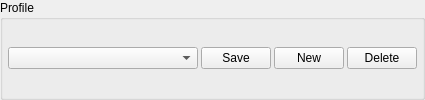
         <widget class="QGroupBox" name="profilesGroup">
          <property name="minimumSize">
           <size>
            <width>0</width>
            <height>0</height>
           </size>
          </property>
          <property name="title">
           <string>Profile</string>
          </property>
          <layout class="QHBoxLayout" name="horizontalLayout_4" stretch="2,0,0,0">
           <property name="spacing">
            <number>3</number>
           </property>
           <property name="leftMargin">
            <number>5</number>
           </property>
           <property name="topMargin">
            <number>5</number>
           </property>
           <property name="rightMargin">
            <number>5</number>
           </property>
           <property name="bottomMargin">
            <number>5</number>
           </property>
           <item>
            <widget class="QComboBox" name="comboProfiles">
             <property name="minimumContentsLength">
              <number>20</number>
             </property>
            </widget>
           </item>
           <item>
            <widget class="QPushButton" name="buttonProfilesSave">
             <property name="maximumSize">
              <size>
               <width>68</width>
               <height>16777215</height>
              </size>
             </property>
             <property name="styleSheet">
              <string notr="true">min-width: 68px;</string>
             </property>
             <property name="text">
              <string>Save</string>
             </property>
            </widget>
           </item>
           <item>
            <widget class="QPushButton" name="buttonProfilesNew">
             <property name="maximumSize">
              <size>
               <width>68</width>
               <height>16777215</height>
              </size>
             </property>
             <property name="styleSheet">
              <string notr="true">min-width: 68px;</string>
             </property>
             <property name="text">
              <string>New</string>
             </property>
            </widget>
           </item>
           <item>
            <widget class="QPushButton" name="buttonProfilesDelete">
             <property name="maximumSize">
              <size>
               <width>68</width>
               <height>16777215</height>
              </size>
             </property>
             <property name="styleSheet">
              <string notr="true">min-width: 68px;</string>
             </property>
             <property name="text">
              <string>Delete</string>
             </property>
            </widget>
           </item>
          </layout>
         </widget>
